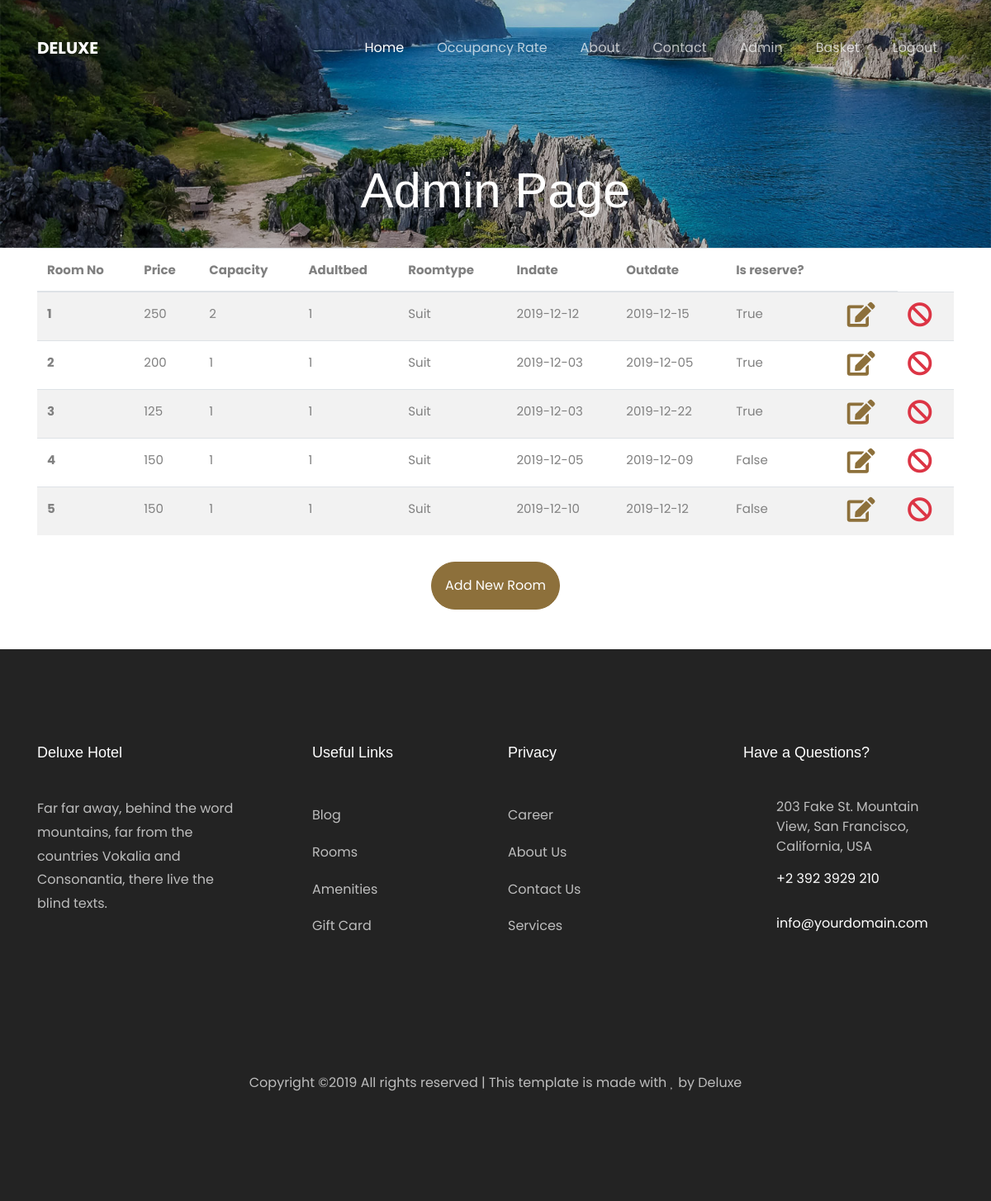
The app's page /adminlist (signed in) with its own data.
### app.py (models this page shows)
class User(UserMixin,db.Model):
    id = db.Column(db.Integer,primary_key=True)
    username = db.Column(db.String(),unique=True)
    email = db.Column(db.String())
    password = db.Column(db.String())
    reservations= db.relationship('Reservation',backref='user')
    bonus = db.Column(db.Integer)

class Room(db.Model):
    roomno = db.Column(db.Integer, primary_key=True)
    price = db.Column(db.Integer)
    capacity = db.Column(db.Integer)
    floorno = db.Column(db.Integer)
    childbed = db.Column(db.Integer)
    adultbed = db.Column(db.Integer)
    roomtype = db.Column(db.String(255))
    inDate = db.Column(db.Date)
    outDate=db.Column(db.Date)
    isreserve = db.Column('is_reserve',db.Boolean)
    reservations = db.relationship('Reservation',backref='room')

### app.py (the view)
@app.route('/adminlist')
@login_required
def adminList():
    rooms = Room.query.all()
    return render_template('admin-list.html',rooms=rooms)

### app.py (called while the page is built)
@login_manager.user_loader
def load_user(user_id):
    return User.query.get(int(user_id))

### templates/admin-list.html
{% extends "layout.html" %}
{% block content %}
<div class="hero-wrap" style="background-image: url({{url_for('static',filename='images/bg_1.jpg')}});">
      <div class="overlay"></div>
      <div class="container">
        <div class="row no-gutters slider-text d-flex align-itemd-end justify-content-center">
          <div class="col-md-9 ftco-animate text-center d-flex align-items-end justify-content-center">
          	<div class="text">
	            <h1 class="mb-4 bread">Admin Page</h1>
            </div>
          </div>
        </div>
      </div>
    </div>
    <div class="container">
        <div class="row">
            <div class="col-12">
                <table class="table table-striped">
                        <thead>
                            <tr>
                                <th scope="col">Room No</th>
                                <th scope="col">Price</th>
                                <th scope="col">Capacity</th>
                                <th scope="col">Adultbed</th>
                                <th scope="col">Roomtype</th>
                                <th scope="col">Indate</th>
                                <th scope="col">Outdate</th>
                                <th scope="col">Is reserve?</th>
                                <th></th>
                            </tr>
                        </thead>
                    <tbody>
                {% for room in rooms %}
                            <tr>
                                <th scope="row">{{room.roomno}}</th>
                                <td>{{room.price}}</td>
                                <td>{{room.capacity}}</td>
                                <td>{{room.adultbed}}</td>
                                <td>{{room.roomtype}}</td>
                                <td>{{room.inDate}}</td>
                                <td>{{room.outDate}}</td>
                                <td>{{room.isreserve}}</td>
                                <td><a class="btn-custom" href="{{url_for('getupdateroom',roomno = room.roomno)}}"><i class="fa fa-2x fa-edit"></i></a></td>
                                <td><a class="btn-custom" href="{{url_for('deleteroom',roomno=room.roomno)}}"><i class="fa fa-2x fa-ban text-danger"></i></a></td>
                            </tr>
                {% endfor %}
                </tbody>
                </table>
                <div class="row text-center">
                    <div class="col-12 justify-content-center">
                        <a href="admin" class="btn btn-primary mt-3 mb-5 p-3">Add New Room</a>
                    </div>
                </div>
            </div>
        </div>
    </div>
{% endblock content %}

### templates/layout.html (shortened to what this page needs)
<!DOCTYPE html>
<html lang="en">
  <head>
    <link rel="stylesheet" href="https://cdnjs.cloudflare.com/ajax/libs/font-awesome/5.11.2/css/all.css">
    <link rel="stylesheet" href="{{url_for('static', filename='css/open-iconic-bootstrap.min.css')}}">
    <link rel="stylesheet" href="{{url_for('static', filename='css/animate.css')}}">
    <link rel="stylesheet" href="{{url_for('static', filename='css/owl.carousel.min.css')}}">
    <link rel="stylesheet" href="{{url_for('static', filename='css/owl.theme.default.min.css')}}">
    <link rel="stylesheet" href="{{url_for('static', filename='css/magnific-popup.css')}}" >
    <link rel="stylesheet" href="{{url_for('static', filename='css/aos.css')}}">
    <link rel="stylesheet" href="{{url_for('static', filename='css/ionicons.min.css')}}">
    <link rel="stylesheet" href="{{url_for('static', filename='css/bootstrap-datepicker.css')}}">
    <link rel="stylesheet" href="{{url_for('static', filename='css/jquery.timepicker.css')}}">
    <link rel="stylesheet" href="{{url_for('static', filename='css/flaticon.css')}}">
    <link rel="stylesheet" href="{{url_for('static', filename='css/icomoon.css')}}">
    <link rel="stylesheet" href="{{url_for('static', filename='css/style.css')}}">
  </head>
  <body>
    <nav class="navbar navbar-expand-lg navbar-dark ftco_navbar bg-dark ftco-navbar-light" id="ftco-navbar">
	    <div class="container">
	      <a class="navbar-brand" href="/">Deluxe</a>
	      <div class="collapse navbar-collapse" id="ftco-nav">
	        <ul class="navbar-nav ml-auto">
            <li class="nav-item active"><a href="/" class="nav-link">Home</a></li>
            <li class="nav-item">
              <a href="/rate" class="nav-link">Occupancy Rate</a></li>
	          <li class="nav-item"><a href="about" class="nav-link">About</a></li>
	          <li class="nav-item"><a href="contact" class="nav-link">Contact</a></li>
            {% if current_user.is_authenticated %}
              <li class="nav-item">
                {% if current_user.username=="Admin" %}
                <a class="nav-link" href="/adminlist">{{current_user.username}}</a>
                {% else %}
                <a class="nav-link" href="/reservations">{{current_user.username}}</a>
                {% endif %}
              </li>
              <li class="nav-item">
                <a class="nav-link" href="/listbasket">Basket</a>
              </li>
              <li class="nav-item">
                <a class="nav-link" href="/logout">Logout</a>
              </li>
              {% else %}
              <li class="nav-item"><a class="nav-link" href="/login">Login</a></li>
              <li class="nav-item"><a class="nav-link" href="/register">Register</a></li>
            {% endif %}
	        </ul>
	      </div>
	    </div>
	  </nav>
{% block content %}
{% endblock %}
    <footer class="ftco-footer ftco-bg-dark ftco-section">
      <div class="container">
        <div class="row mb-5">
          <div class="col-md">
            <div class="ftco-footer-widget mb-4">
              <h2 class="ftco-heading-2">Deluxe Hotel</h2>
              <p>Far far away, behind the word mountains, far from the countries Vokalia and Consonantia, there live the blind texts.</p>
              <ul class="ftco-footer-social list-unstyled float-md-left float-lft mt-5">
              </ul>
            </div>
          </div>
          <div class="col-md">
            <div class="ftco-footer-widget mb-4 ml-md-5">
              <h2 class="ftco-heading-2">Useful Links</h2>
              <ul class="list-unstyled">
                <li><a href="#" class="py-2 d-block">Blog</a></li>
                <li><a href="#" class="py-2 d-block">Rooms</a></li>
                <li><a href="#" class="py-2 d-block">Amenities</a></li>
                <li><a href="#" class="py-2 d-block">Gift Card</a></li>
              </ul>
            </div>
          </div>
          <div class="col-md">
             <div class="ftco-footer-widget mb-4">
              <h2 class="ftco-heading-2">Privacy</h2>
              <ul class="list-unstyled">
                <li><a href="#" class="py-2 d-block">Career</a></li>
                <li><a href="#" class="py-2 d-block">About Us</a></li>
                <li><a href="#" class="py-2 d-block">Contact Us</a></li>
                <li><a href="#" class="py-2 d-block">Services</a></li>
              </ul>
            </div>
          </div>
          <div class="col-md">
            <div class="ftco-footer-widget mb-4">
            	<h2 class="ftco-heading-2">Have a Questions?</h2>
            	<div class="block-23 mb-3">
	              <ul>
	                <li><span class="icon icon-map-marker"></span><span class="text">203 Fake St. Mountain View, San Francisco, California, USA</span></li>
	                <li><a href="#"><span class="icon icon-phone"></span><span class="text">+2 392 3929 210</span></a></li>
	                <li><a href="#"><span class="icon icon-envelope"></span><span class="text">info@yourdomain.com</span></a></li>
	              </ul>
	            </div>
            </div>
          </div>
        </div>
        <div class="row">
          <div class="col-md-12 text-center">
            <p>
  Copyright &copy;<script>document.write(new Date().getFullYear());</script> All rights reserved | This template is made with <i class="icon-heart color-danger" aria-hidden="true"></i> by Deluxe
  </p>
          </div>
        </div>
      </div>
    </footer>
  </body>
</html>

### static/css/icomoon.css (style rules this page uses)
[class^="icon-"], [class*=" icon-"] { font-family: 'icomoon' !important; speak: none; font-style: normal; font-weight: normal; font-variant: normal; text-transform: none; line-height: 1; -webkit-font-smoothing: antialiased; -moz-osx-font-smoothing: grayscale; }
.icon-heart:before { content: "\f004"; }
.icon-map-marker:before { content: "\f041"; }
.icon-phone:before { content: "\f095"; }
.icon-envelope:before { content: "\f0e0"; }

### records on screen
User: username "Admin"
Room: roomno "1", price "250", capacity "2", adultbed "1", roomtype "Suit", inDate "2019-12-12", outDate "2019-12-15", isreserve "True"
Room: roomno "2", price "200", capacity "1", adultbed "1", roomtype "Suit", inDate "2019-12-03", outDate "2019-12-05", isreserve "True"
Room: roomno "3", price "125", capacity "1", adultbed "1", roomtype "Suit", inDate "2019-12-03", outDate "2019-12-22", isreserve "True"
Room: roomno "4", price "150", capacity "1", adultbed "1", roomtype "Suit", inDate "2019-12-05", outDate "2019-12-09", isreserve "False"
Room: roomno "5", price "150", capacity "1", adultbed "1", roomtype "Suit", inDate "2019-12-10", outDate "2019-12-12", isreserve "False"
